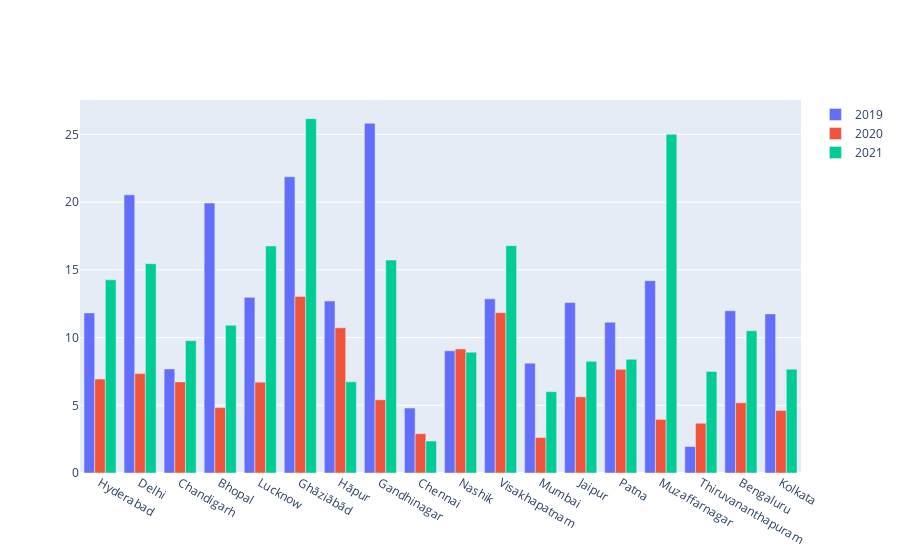

Source (notebook cell):
### Code cell
cities = list(df19.City.unique())

fig = go.Figure(data=[go.Bar(name="2019", x=cities, y= list(df19_avg["no2"])),
go.Bar(name="2020", x=cities, y= list(df20_avg["no2"])),
go.Bar(name="2021", x=cities, y= list(df21_avg["no2"]))])

fig.update_layout(barmode='group')
fig.show()

### Figure 1 — Plotly figure (JSON) as saved in the notebook; plotly's stock layout.template omitted (floating-point values rounded to 4 significant figures)
{"data": [{"name": "2019", "type": "bar", "x": ["Hyderabad", "Delhi", "Chandigarh", "Bhopal", "Lucknow", "Ghāziābād", "Hāpur", "Gandhinagar", "Chennai", "Nashik", "Visakhapatnam", "Mumbai", "Jaipur", "Patna", "Muzaffarnagar", "Thiruvananthapuram", "Bengaluru", "Kolkata"], "y": [11.82, 20.55, 7.687, 19.93, 12.97, 21.88, 12.7, 25.83, 4.798, 9.022, 12.86, 8.113, 12.59, 11.14, 14.21, 1.957, 11.99, 11.75]}, {"name": "2020", "type": "bar", "x": ["Hyderabad", "Delhi", "Chandigarh", "Bhopal", "Lucknow", "Ghāziābād", "Hāpur", "Gandhinagar", "Chennai", "Nashik", "Visakhapatnam", "Mumbai", "Jaipur", "Patna", "Muzaffarnagar", "Thiruvananthapuram", "Bengaluru", "Kolkata"], "y": [6.933, 7.343, 6.727, 4.83, 6.71, 13.04, 10.73, 5.41, 2.903, 9.16, 11.84, 2.62, 5.623, 7.667, 3.957, 3.673, 5.187, 4.62]}, {"name": "2021", "type": "bar", "x": ["Hyderabad", "Delhi", "Chandigarh", "Bhopal", "Lucknow", "Ghāziābād", "Hāpur", "Gandhinagar", "Chennai", "Nashik", "Visakhapatnam", "Mumbai", "Jaipur", "Patna", "Muzaffarnagar", "Thiruvananthapuram", "Bengaluru", "Kolkata"], "y": [14.26, 15.46, 9.773, 10.92, 16.77, 26.17, 6.73, 15.73, 2.36, 8.927, 16.79, 6.003, 8.247, 8.397, 25.01, 7.497, 10.5, 7.667]}], "layout": {"barmode": "group"}}
